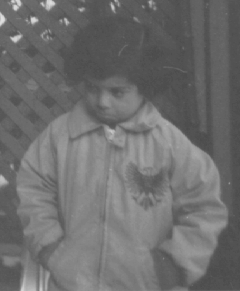
#> input picture pout.tif, 240 x 291 px, given in place of coffee.jpg, which was not available
$ jupyter execute --allow-errors DIP_PA2.ipynb   (shell and % lines are left out)   (older library calls are emulated)   (text cells are left out)
#> lines starting #> are read from the running program, lines starting #| are printed output that depends on the picture; pictures that were not available may be replaced by others from this repository, and a replacement may not be noted
[cell 1]
from __future__ import print_function, division   # Python 2/3 compatibility
from skimage import io, img_as_ubyte              # utilities to read and write images in various formats
import numpy as np                                # array manipulation package
import matplotlib.pylab as plt                    # plotting package
plt.rcParams['figure.figsize'] = (16, 16)         # set default figure size
plt.rcParams['image.cmap'] = 'gray'               # set default colormap to gray

[cell 2]
# read the two images
coffee = (io.imread('coffee.jpg', as_gray=True) )
#> coffee is the input picture: shape (291, 240); min 74, max 224, mean 110.3
print('Coffee image minimum pixel intensity is: ', np.min(coffee))
#| Coffee image minimum pixel intensity is:  74
print('Coffee image maximum pixel intensity is: ', np.max(coffee))
#| Coffee image maximum pixel intensity is:  224
# convert image to unsigned byte format, with values in [0, 255].
coffee_ubyte = img_as_ubyte(coffee)
print('Coffee image minimum pixel intensity after format change is: ', np.min(coffee_ubyte))
#| Coffee image minimum pixel intensity after format change is:  74
print('Coffee image maximum pixel intensity after format changeis: ', np.max(coffee_ubyte))
#| Coffee image maximum pixel intensity after format changeis:  224
pout = io.imread('pout.tif')
print('pout image minimum pixel intensity is: ', np.min(pout))
#| pout image minimum pixel intensity is:  74
print('pout image maximum pixel intensity is: ', np.max(pout))
#| pout image maximum pixel intensity is:  224

[cell 3]
# import matplotlib.pyplot as plt
# import numpy as np

# Load two example images
img1 = coffee_ubyte
img2 = pout

# Create a figure with two rows and three columns
fig, axs = plt.subplots(nrows=2, ncols=2, figsize=(10, 6))

# Display the first image in the first column
axs[0, 0].imshow(img1, cmap='gray')
axs[0, 0].set_title('Coffee_original')

# Display the histogram of the first image in the second column
axs[0, 1].hist(img1.ravel(), bins=50, range=(0, 255))
axs[0, 1].set_title('Histogram of Coffee_original')
axs[0, 1].set_xlim([0, 255])

# Display the second image in the fourth column
axs[1, 0].imshow(img2, cmap='gray')
axs[1, 0].set_title('Pout_original')

# Display the histogram of the second image in the fifth column
axs[1, 1].hist(img2.ravel(), bins=50, range=(0, 255))
axs[1, 1].set_title('Histogram of Pout_original')
axs[1, 1].set_xlim([0, 255])

# Set the overall title of the figure
fig.suptitle('Images and Histograms')

# Display the plot
plt.tight_layout()
plt.show()
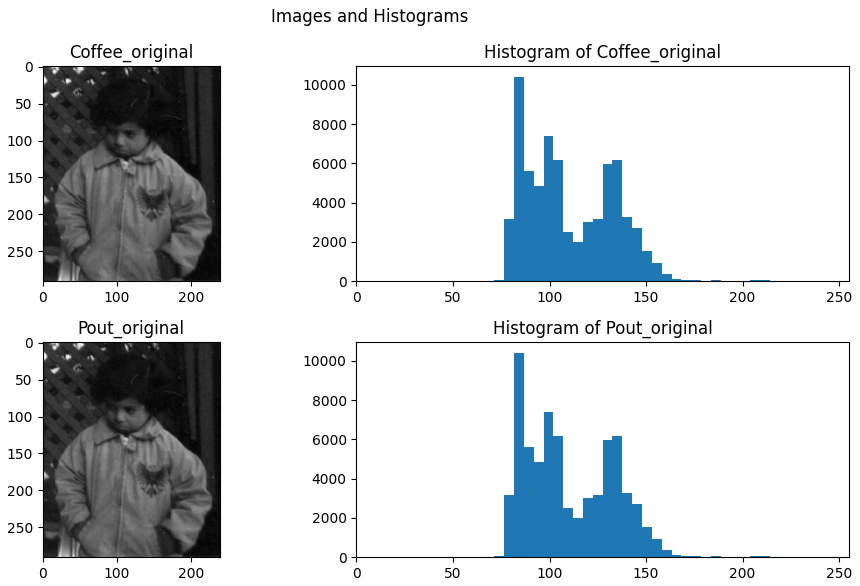
#> figure drawn by matplotlib, 4 panels; panel 2: tallest bar 10416 high, from x = 81.6 to 86.7; panel 4: tallest bar 10416 high, from x = 81.6 to 86.7

[cell 4]
from skimage import exposure
from skimage import img_as_ubyte

# perform histogram equalization and convert data type from 'float64' back to 'uint8' after histogram equalization
image_eq_coffee = exposure.equalize_hist(coffee)
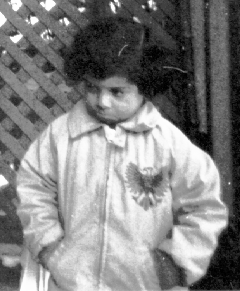
#> image_eq_coffee: shape (291, 240) float64; min 2.86e-05, max 1, mean 0.511
image_eq_pout = exposure.equalize_hist(pout)

image_eq_coffee = (image_eq_coffee * 255).astype(np.uint8)
image_eq_pout = (image_eq_pout * 255).astype(np.uint8)

# display the two images and their histograms in the same figure
# Create a figure with two subplots: one for the image and one for the histogram
fig, axes = plt.subplots(nrows=2, ncols=2, figsize=(10, 5))

# Display the image in the first subplot
axes[0,0].imshow(image_eq_coffee)
axes[0,0].set_title('Coffee_eq')
axes[1,0].imshow(image_eq_pout)
axes[1,0].set_title('Pout_eq')

# Display the histogram in the second subplot
axes[0,1].hist(image_eq_coffee.ravel(),bins=50, range=(0, 255) )
axes[0,1].set_title('Coffee_Histogram')
axes[0,1].set_xlim(0, 255)

axes[1,1].hist(image_eq_pout.ravel(),bins=50, range=(0, 255) )
axes[1,1].set_title('Pout_Histogram')
axes[1,1].set_xlim(0, 255)

# Set the overall title of the figure
fig.suptitle('Images and Histograms')

# Show the plot
plt.tight_layout()
plt.show()
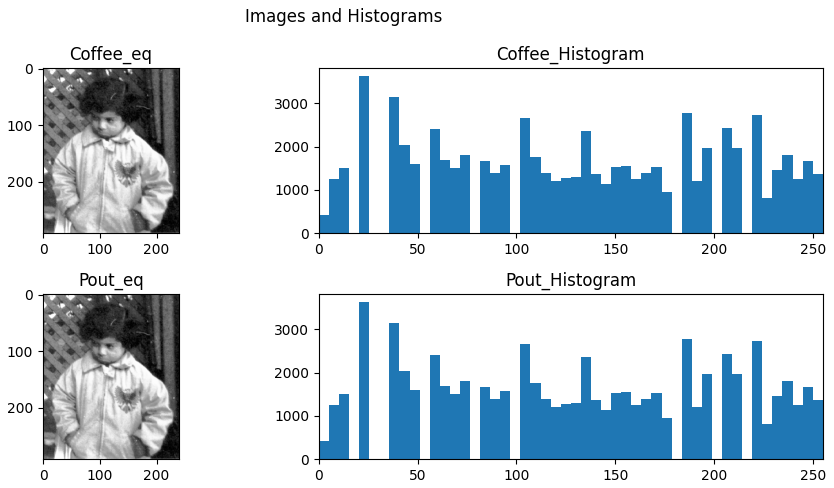
#> figure drawn by matplotlib, 4 panels; panel 2: tallest bar 3628 high, from x = 20.4 to 25.5; panel 4: tallest bar 3628 high, from x = 20.4 to 25.5

[cell 5]
# find the 1st and 99th percentiles of each image
coffee_1st_percentile, coffee_99th_percentile = np.percentile(coffee, (1, 99))
#> coffee_1st_percentile = 78; coffee_99th_percentile = 161
pout_1st_percentile, pout_99th_percentile = np.percentile(pout, (1, 99))
#> pout_1st_percentile = 78; pout_99th_percentile = 161

# rescale the intensities of both images to full 'uint8' range [0, 255] based on their 1st and 99th percentiles
coffee_rescaled = exposure.rescale_intensity(coffee, in_range=(coffee_1st_percentile, coffee_99th_percentile))
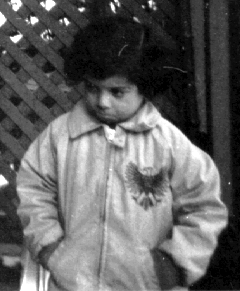
#> coffee_rescaled: shape (291, 240); min 0, max 255, mean 98.2
pout_rescaled = exposure.rescale_intensity(pout, in_range=(pout_1st_percentile, pout_99th_percentile))

# display resulting images and their histograms
# display the two images and their histograms in the same figure
# Create a figure with two subplots: one for the image and one for the histogram
fig, axes = plt.subplots(nrows=2, ncols=2, figsize=(10, 5))

# Display the image in the first subplot
axes[0,0].imshow(coffee_rescaled)
axes[0,0].set_title('Coffee_rescaled')
axes[1,0].imshow(pout_rescaled)
axes[1,0].set_title('Pout_rescaled')

# Display the histogram in the second subplot
axes[0,1].hist(coffee_rescaled.ravel(),bins=50, range=(0, 255) )
axes[0,1].set_title('Coffee_rs_Histogram')
axes[0,1].set_xlim(0, 255)

axes[1,1].hist(pout_rescaled.ravel(),bins=50, range=(0, 255) )
axes[1,1].set_title('Pout_rs_Histogram')
axes[1,1].set_xlim(0, 255)

# Set the overall title of the figure
fig.suptitle('Images and Histograms')

# Show the plot
plt.tight_layout()
plt.show()
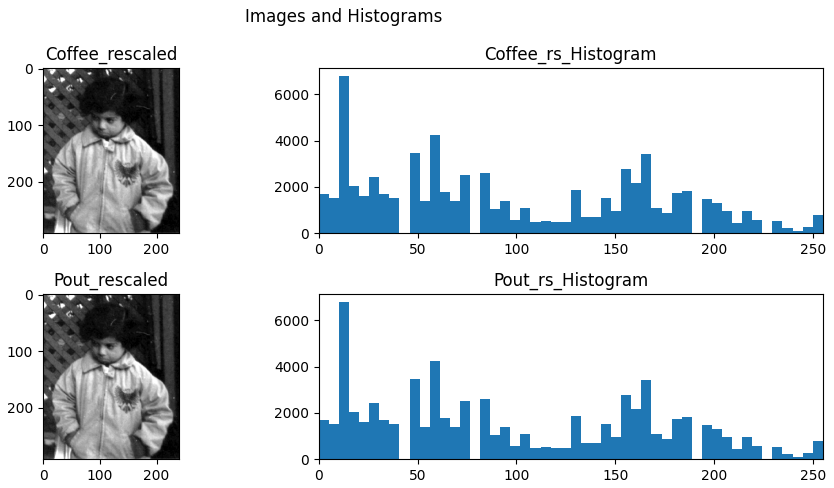
#> figure drawn by matplotlib, 4 panels; panel 2: tallest bar 6774 high, from x = 10.2 to 15.3; panel 4: tallest bar 6774 high, from x = 10.2 to 15.3

[cell 6]
np.max(pout_rescaled)
#> Out = 255

[cell 7]
# Create a figure with two subplots: one for the image and one for the histogram
fig, axes = plt.subplots(nrows=4, ncols=3, figsize=(20, 10))

# 6 subplots for 'coffee.jpg'
# Display the image in the first subplot
axes[0,0].imshow(coffee)
axes[0,0].set_title('Coffee_original')

axes[0,1].imshow(image_eq_coffee)
axes[0,1].set_title('Coffee_equalized')

axes[0,2].imshow(coffee_rescaled)
axes[0,2].set_title('Coffee_rescaled')


# Display the histogram
axes[1,0].hist(coffee.ravel(),bins=50, range=(0, 255) )
axes[1,0].set_title('Coffee_or_Histogram')
axes[1,0].set_xlim(0, 255)

axes[1,1].hist(image_eq_coffee.ravel(),bins=50, range=(0, 255) )
axes[1,1].set_title('Coffee_eq_Histogram')
axes[1,1].set_xlim(0, 255)

axes[1,2].hist(coffee_rescaled.ravel(),bins=50, range=(0, 255) )
axes[1,2].set_title('Coffee_rs_Histogram')
axes[1,2].set_xlim(0, 255)


# 6 subplots for 'pout.tif'
axes[2,0].imshow(pout)
axes[2,0].set_title('Pout_original')

axes[2,1].imshow(image_eq_pout)
axes[2,1].set_title('Pout_equalized')

axes[2,2].imshow(pout_rescaled)
axes[2,2].set_title('Pout_rescaled')

# Display the histogram
axes[3,0].hist(pout.ravel(),bins=50, range=(0, 255) )
axes[3,0].set_title('Pout_or_Histogram')
axes[3,0].set_xlim(0, 255)

axes[3,1].hist(image_eq_pout.ravel(),bins=50, range=(0, 255) )
axes[3,1].set_title('Pout_eq_Histogram')
axes[3,1].set_xlim(0, 255)

axes[3,2].hist(pout_rescaled.ravel(),bins=50, range=(0, 255) )
axes[3,2].set_title('Pout_rs_Histogram')
axes[3,2].set_xlim(0, 255)

# Set the overall title of the figure
fig.suptitle('Images and Histograms')

# Show the plot
plt.tight_layout()
plt.show()
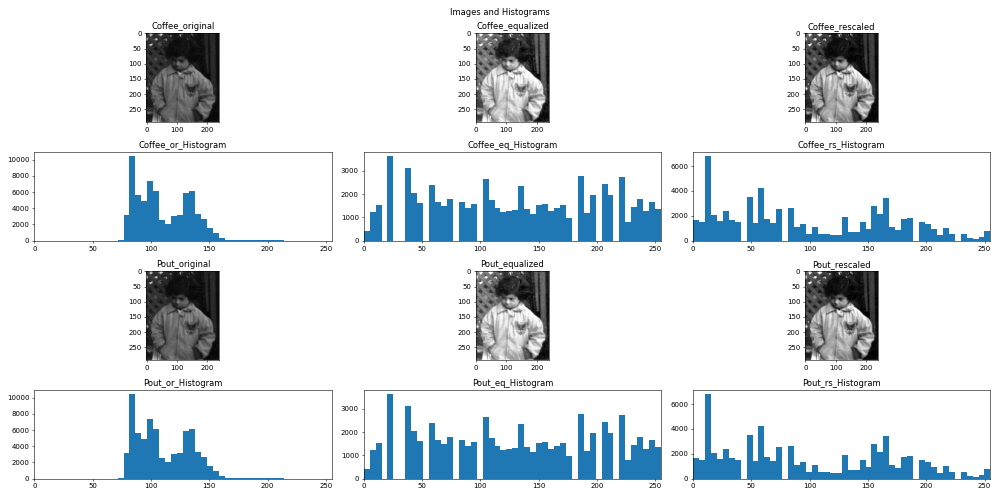
#> figure drawn by matplotlib, 12 panels; panel 4: tallest bar 10416 high, from x = 81.6 to 86.7; panel 5: tallest bar 3628 high, from x = 20.4 to 25.5; panel 6: tallest bar 6774 high, from x = 10.2 to 15.3; panel 10: tallest bar 10416 high, from x = 81.6 to 86.7

[cell 8]
# image sharpening example using 'ImageFilter' module from PILLOW with 'image.filter()' function
from PIL import ImageFilter, Image

moon = Image.open('moonunsharp.tif')
moon_sharp_example = moon.filter(ImageFilter.SHARPEN)

fig, ax = plt.subplots(1, 2)
ax[0].imshow(moon, vmin=0, vmax=255, cmap=plt.get_cmap('gray'))
ax[0].set_title('original')
ax[0].axis('off')
ax[1].imshow(moon_sharp_example, vmin=0, vmax=255, cmap=plt.get_cmap('gray'))
ax[1].set_title('sharpened')
ax[1].axis('off')
fig.tight_layout()
